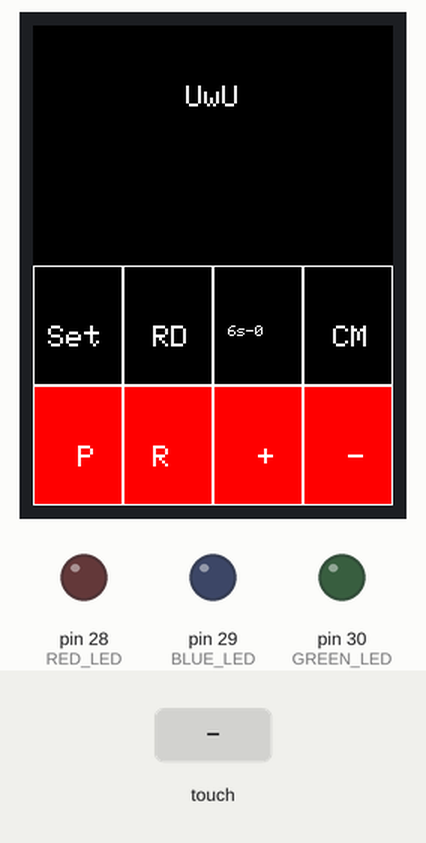
This sketch was run on a simulated Arduino Mega 2560, built with avr-gcc and run on an emulated ATmega2560. On the bench: 240×320 colour display, output pins drawn as LEDs (lit = HIGH). The test bench sets the inputs (shaded band).

Above: at 1.5 s.
1.6 s: touch panel pressed at 13 % / 10 % of its raw x / y range
At 2.7 s:
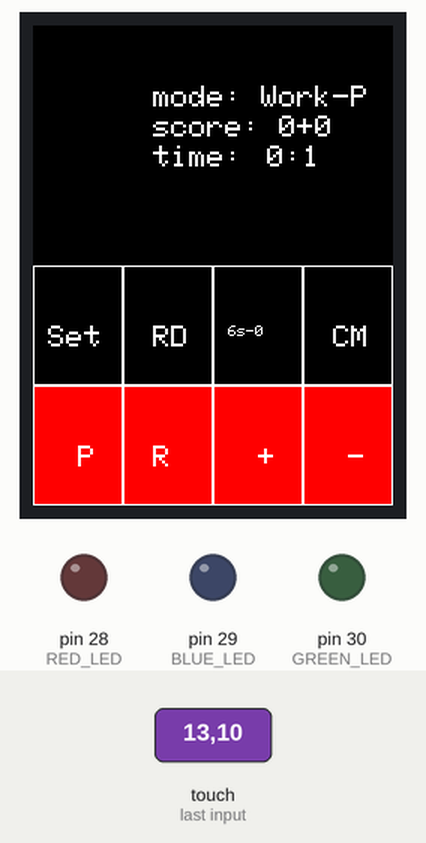
3.2 s: touch panel pressed at 62 % / 30 % of its raw x / y range
At 4.2 s:
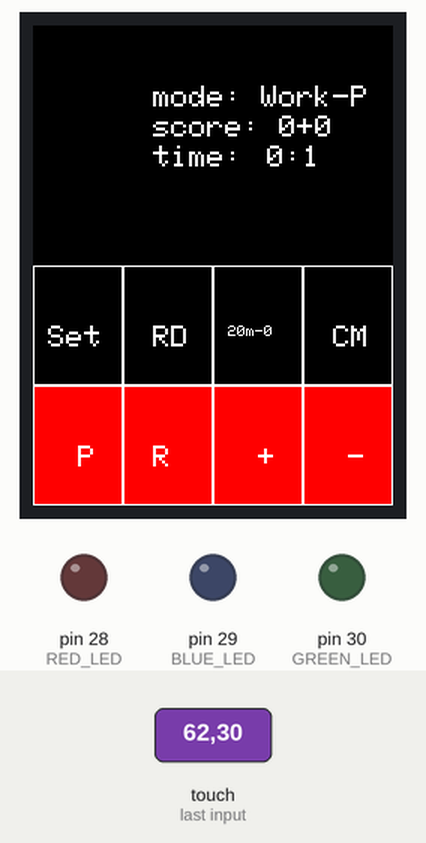
4.8 s: touch panel pressed at 87 % / 30 % of its raw x / y range
At 5.9 s:
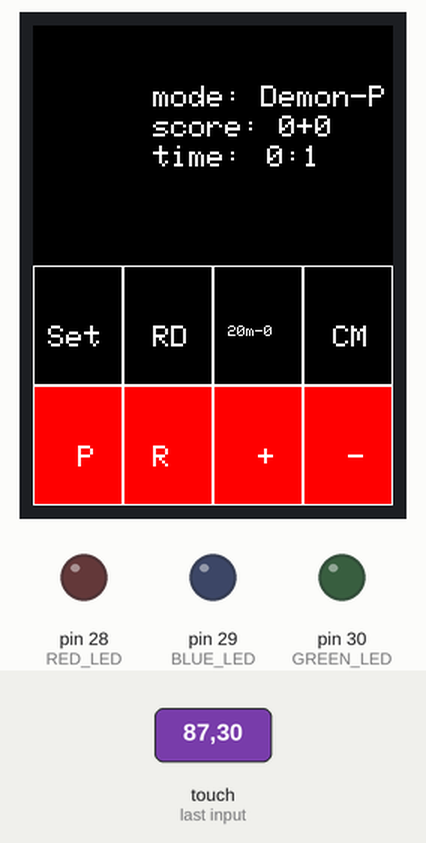
6.5 s: touch panel pressed at 62 % / 50 % of its raw x / y range
8.2 s: touch panel pressed at 87 % / 50 % of its raw x / y range
At 8.31 s:
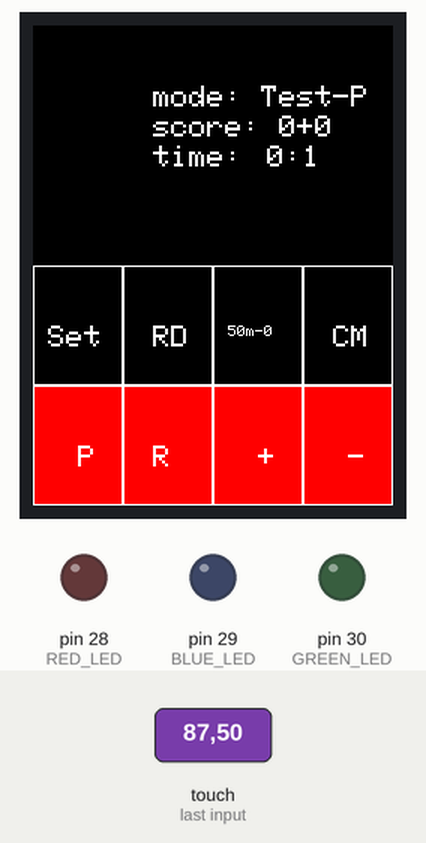
9.8 s: touch panel pressed at 87 % / 30 % of its raw x / y range
At 9.91 s:
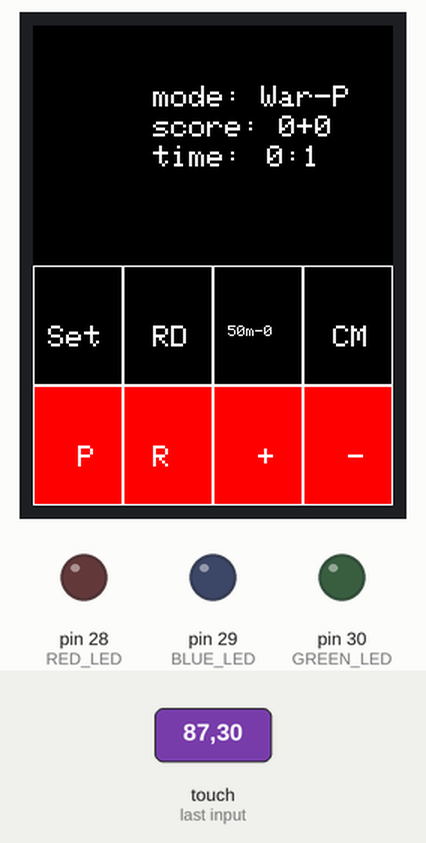
Timing chart, 0 to 12.4 s (numbered marks = the images above; inputs shaded):
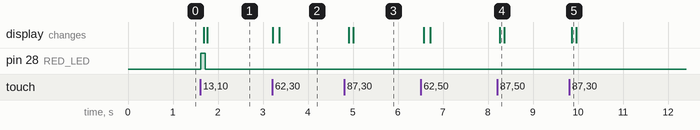

The sketch:

pomodoro-personalized.ino
```cpp
#include <Elegoo_GFX.h>    // Core graphics library
#include <Elegoo_TFTLCD.h> // Hardware-specific library
#include <TouchScreen.h>   // Touch Support
#include <TimerOne.h>

//SETTINGS
const int TIME_WORK = 1;
const int TIME_BREAK = 5;
const int TIME_SET = 20;

#define TS_MINX 920
#define TS_MINY 120
#define TS_MAXX 150
#define TS_MAXY 940
#define YP A3 // must be an analog pin, use "An" notation!
#define XM A2 // must be an analog pin, use "An" notation!
#define YM 9  // can be a digital pin
#define XP 8  // can be a digital pin

TouchScreen ts = TouchScreen(XP, YP, XM, YM, 300);

#define HEIGHT 300
#define WIDTH 240

// macros for color (16 bit)
#define BLACK 0x0000
#define BLUE 0x001F
#define RED 0xF800
#define GREEN 0x07E0
#define CYAN 0x07FF
#define MAGENTA 0xF81F
#define YELLOW 0xFFE0
#define WHITE 0xFFFF

#define LCD_CS A3    // Chip Select goes to Analog 3
#define LCD_CD A2    // Command/Data goes to Analog 2
#define LCD_WR A1    // LCD Write goes to Analog 1
#define LCD_RD A0    // LCD Read goes to Analog 0
#define LCD_RESET A4 // Can alternately just connect to Arduino's reset pin

Elegoo_TFTLCD tft(LCD_CS, LCD_CD, LCD_WR, LCD_RD, LCD_RESET);

unsigned long startMillis; //some global variables available anywhere in the program
unsigned long currentMillis;

#define MODE_WORK 0
#define MODE_BREAK 1
#define MODE_PAUSE 2

#define RED_LED 28
#define BLUE_LED 29
#define GREEN_LED 30

class SetType
{
public:
    double time_minutes;
    String name;
    int timesCompleted = 0;
    SetType(double inTime, String inName)
    {
        time_minutes = inTime;
        name = inName;
    }

    long getTimeInSeconds()
    {
        return time_minutes * 60;
    }

    void completeSetOnce()
    {
        timesCompleted = timesCompleted + 1;
    }

    void reset()
    {
        timesCompleted = 0;
    }
    String getNameComplete()
    {
        return name + "-" + (String)timesCompleted;
    }
};

class ModeType
{
public:
    String name = "Untitled";
    double time_segs = 25 * 60;
    double reward = 1;
    int color = RED;
    double breaktime_segs = 5 * 60;
    int break_color = GREEN;

    ModeType(String namein, double time_segsin, double rewardin, double breaktime_segsin)
    {
        name = namein;
        time_segs = time_segsin;
        reward = rewardin;
        breaktime_segs = breaktime_segsin;
    }
    double getTimeInMinutes()
    {
        return time_segs / 60;
    }
};

class MetaData
{       // The class
public: // Access specifier
    long time_segs, time_ms;
    long set_segs;
    long totalTimeElapsedToday = 0;
    int mode_current;
    int mode_last;
    int set_status;
    int score = 0, scoreAbs = 0;
    int setIndex = 0;

    int currentModeTypeIndex;

    // Dynamic
    int set_types_sizes = 4;
    SetType set_types[4]{{.1, "6s"}, {20, "20m"}, {50, "50m"}, {100, "100m"}};
    ModeType mode_types[4]{
        {"Work", 25 * 60, 1, 5 * 60}, {"War", 50 * 60, 3, 10 * 60}, {"Demon", 60 * 60, 4, 0 * 60}, {"Test", 10, 1, 10}};

    Metadata()
    {
        init();
        currentModeTypeIndex = 0;
    }

    void nextModeType()
    {
        currentModeTypeIndex++;
        if (currentModeTypeIndex >= set_types_sizes)
        {
            currentModeTypeIndex = 0;
        }
    }

    int getCurrentModeTimeInSeconds()
    {
        return (int)getCurrentMode().time_segs;
    }

    int getCurrentModeBreakTimeInSeconds()
    {
        return (int)getCurrentMode().breaktime_segs;
    }

    ModeType getCurrentMode()
    {
        return mode_types[currentModeTypeIndex];
    }

    void changeModeType()
    {
        nextModeType();
        // time_segs = 0;
        // time_ms
    }

    void nextSetType()
    {
        setIndex++;
        if (setIndex >= set_types_sizes)
        {
            setIndex = 0;
        }
    }

    SetType getCurrentSet()
    {
        return set_types[setIndex];
    }

    void completeCurrentSet()
    {
        set_types[setIndex].completeSetOnce();
    }

    void resetSets()
    {
        //Iterate every set and reset them
        for (int i = 0; i < set_types_sizes; i++)
        {
            set_types[i].reset();
        }
    }

    void init()
    {
        mode_current = MODE_PAUSE;
        mode_last = MODE_WORK;
        set_status = MODE_PAUSE;
        time_segs = 0;
        time_ms = 1490;
        set_segs = 0;
        score = 0;
        scoreAbs = 0;
        resetSets();
    }

    void toggleSetType()
    {
        if (set_status == MODE_WORK)
        {
            set_status = MODE_BREAK;
            set_segs = 0;
        }
        else
        {
            set_segs = getCurrentSet().getTimeInSeconds();
            set_status = MODE_WORK;
        }
    }
};

MetaData metadata;

void setup()
{

    pinMode(GREEN_LED, OUTPUT);
    pinMode(RED_LED, OUTPUT);
    pinMode(BLUE_LED, OUTPUT);
    metadata = MetaData();
    resetDay();
    //  metadata.time_segs = 1480;

    //Timer One     
    Timer1.initialize(1000);          // siendo el tiempo 1000 = 1 milisegundo
    Timer1.attachInterrupt(timerOne); //siendo timer el nombre de la funcion que se va a crear

    Serial.begin(9600);

    tft.reset();       // Reset LCD
    tft.begin(0x9341); // Initialise LCD
    fillScreen();

    startMillis = millis(); //initial start time
}

void loop()
{

    currentMillis = millis();               //get the current "time" (actually the number of milliseconds since the program started)
    if (currentMillis - startMillis >= 100) //test whether the period has elapsed
    {
        iterateEvery100Milis();
        startMillis = currentMillis; //IMPORTANT to save the start time of the current LED state.
    }
}

void turnLedsOff()
{
    digitalWrite(RED_LED, LOW);
    digitalWrite(BLUE_LED, LOW);
    digitalWrite(GREEN_LED, LOW);
}

void turnRed()
{
    turnLedsOff();
    digitalWrite(RED_LED, HIGH);
}

void turnBlue()
{
    turnLedsOff();
    digitalWrite(BLUE_LED, HIGH);
}

void turnGreen()
{
    turnLedsOff();
    digitalWrite(GREEN_LED, HIGH);
}

void turnLedsDependingState()
{
    turnLedsOff();
    switch (metadata.mode_current)
    {
    case MODE_WORK:
        turnRed();
        break;
    case MODE_BREAK:
        turnGreen();
        break;
    case MODE_PAUSE:

        break;
    }
    if (metadata.set_status == MODE_WORK)
    {
        turnBlue();
    }
}

void machineGeneral()
{
    switch (metadata.mode_current)
    {
    case MODE_WORK:
        break;
    case MODE_BREAK:
        break;
    case MODE_PAUSE:
        break;
    }
}
void iterateEverySecond()
{
    processIfTimeOut();
    reloadTimeOnly();

}

void reloadScreen(){
    reloadDataScreen();
    showButtons();
}

void reloadDataScreen()
{
    turnLedsDependingState();
    fillTextOnlyBlack();
    printTime();
    printTimeSet();
    printscore();
    printMode();
}

void addscore(int amount)
{
    metadata.score += amount;
    reloadDataScreen();
}

void iterateEvery100Milis()
{

    machineGeneral();

    TSPoint p = ts.getPoint();

    boolean led_state = false;

    //  tft.drawRect( 0, 240, btnsWidth, 80, WHITE);
    //  tft.drawRect( btnsWidth, 240, btnsWidth, 80, WHITE);
    //  tft.drawRect( btnsWidth * 2, 240, btnsWidth, 80, WHITE);
    //  tft.drawRect( btnsWidth * 3, 240, btnsWidth, 80, WHITE);

    //   ### BUTTON PRESS
    int btnsWidth = 240 / 4;

    if (p.z > 10 && p.z < 1000)
    {
        p.x = map(p.x, TS_MINX, TS_MAXX, tft.width(), 0);
        p.y = map(p.y, TS_MINY, TS_MAXY, tft.height(), 0);
        if (p.x > 0 && p.x < 240)
        {
            if (p.y > 240 && p.y < 320)
            {
                if (p.x > 0 && p.x < btnsWidth)
                {
                    playPressed();
                }
                else if (p.x > btnsWidth && p.x < 2 * btnsWidth)
                {
                    resetPressed();
                }
                else if (p.x > 2 * btnsWidth && p.x < 3 * btnsWidth)
                {
                    plusPressed();
                }
                else if (p.x > 3 * btnsWidth && p.x < 4 * btnsWidth)
                {
                    minusPressed();
                }
            }

            if (p.y > 160 && p.y < 240)
            {
                if (p.x > 0 && p.x < btnsWidth)
                {
                    playSetPressed();
                }
                else if (p.x > btnsWidth && p.x < 2 * btnsWidth)
                {
                    resetDay();
                }
                else if (p.x > 2 * btnsWidth && p.x < 3 * btnsWidth)
                {
                    changeSetPressed();
                }
                else if (p.x > 3 * btnsWidth && p.x < 4 * btnsWidth)
                {
                    modeTypePressed();
                }
            }
        }
    }
}

void playPressed()
{
    //if it is work will be geting work, paused to is the normal and so.
    int mode_hold = metadata.mode_current;
    switch (metadata.mode_current)
    {
    case MODE_WORK:

        metadata.mode_current = MODE_PAUSE;
        break;

    case MODE_BREAK:

        metadata.mode_current = MODE_PAUSE;
        break;

    case MODE_PAUSE:
        metadata.mode_current = metadata.mode_last;
        break;
    default:
        break;
    }

    metadata.mode_last = mode_hold;
    reloadScreen();
}

void playSetPressed()
{

    metadata.toggleSetType();

    reloadDataScreen();
}

void changeSetPressed()
{
    metadata.nextSetType();
    fillScreen();
    reloadDataScreen();
}

void resetPressed()
{
    if (metadata.mode_current == MODE_BREAK)
    {
        metadata.time_segs = metadata.getCurrentModeBreakTimeInSeconds();
        return;
    }
    resetTimer();
}

void resetTimer()
{
    metadata.time_segs = 0;
    reloadDataScreen();
}

void plusPressed()
{
    if (metadata.mode_current == MODE_BREAK)
    {
        metadata.scoreAbs += 1;
        metadata.time_segs = metadata.getCurrentModeBreakTimeInSeconds();

    }else{
      addscore(1);
    }

    reloadDataScreen();
}
void minusPressed()
{
    addscore(-1);
    reloadDataScreen();
}

void modeTypePressed()
{
    metadata.changeModeType();
    reloadDataScreen();
}

void printTime()
{
    pinMode(XM, OUTPUT);
    pinMode(YP, OUTPUT);


    tft.setTextColor(WHITE);
    tft.setTextSize(2);
    tft.setCursor((240 / 3), 80);
    String message = "time: " ;
    tft.println(message);
    printTimeText();
}

void fillTextOnlyBlack(){

    pinMode(XM, OUTPUT);
    pinMode(YP, OUTPUT);
    tft.fillRect(0, 0, 240, 240 - 80, BLACK);
}

void reloadTimeOnly()
{

    pinMode(XM, OUTPUT);
    pinMode(YP, OUTPUT);
    tft.fillRect(WIDTH*2/3-4, 240*1/3, WIDTH/4+10, 50, BLACK);
    printTimeText();
    printTimeSet();


}

void printTimeText(){
    tft.setTextColor(WHITE);
    tft.setTextSize(2);
    tft.setCursor((240 / 3)+40, 80);
    String message = "   " + (String)((int)metadata.time_segs / 60) + ":" + ((String)((int)metadata.time_segs % 60));
    tft.println(message);
}

void printTimeSet()
{
    pinMode(XM, OUTPUT);
    pinMode(YP, OUTPUT);

    tft.setTextColor(WHITE);
    tft.setTextSize(2);
    tft.setCursor((240 / 3), 100);
    if (metadata.set_status == MODE_WORK)
    {
        String message = metadata.getCurrentSet().getNameComplete() + (String)(int)metadata.getCurrentSet().timesCompleted + " " + (String)((int)metadata.set_segs / 60) + ":" + ((String)((int)metadata.set_segs % 60));
        tft.println(message);
    }
}

void printscore()
{
    pinMode(XM, OUTPUT);
    pinMode(YP, OUTPUT);

    tft.setTextColor(WHITE);
    tft.setTextSize(2);
    tft.setCursor((240 / 3), 60);
    String message = "score: " + (String)metadata.score + "+" + (String)metadata.scoreAbs;
    tft.println(message);
}

void resetDay()
{
    metadata.init();
    reloadScreen();

}

void printMode()
{
    pinMode(XM, OUTPUT);
    pinMode(YP, OUTPUT);

    tft.setTextColor(WHITE);
    tft.setTextSize(2);
    tft.setCursor((240 / 3), 40);
    String message = "mode: ";
    String currentModeName = metadata.getCurrentMode().name;
    switch (metadata.mode_current)
    {
    case MODE_WORK:
        message = message + currentModeName;
        break;
    case MODE_BREAK:
        message = message + currentModeName + "-B";
        break;
    case MODE_PAUSE:
        message = message + currentModeName + "-P";
        break;
    }

    tft.println(message);
}

void fillScreen()
{
    pinMode(XM, OUTPUT);
    pinMode(YP, OUTPUT);
    tft.fillScreen(BLACK); // Black Background
    //tft.fillRect(0, 0, 240, 160, GREEN);    // Upper GREEN Rectange
    tft.fillRect(0, 240, 240, 160, RED); // Lower RED Rectange

    //draw all the different rects
    int btnsWidth = 240 / 4;
    tft.drawRect(0, 240, btnsWidth, 80, WHITE);
    tft.drawRect(btnsWidth, 240, btnsWidth, 80, WHITE);
    tft.drawRect(btnsWidth * 2, 240, btnsWidth, 80, WHITE);
    tft.drawRect(btnsWidth * 3, 240, btnsWidth, 80, WHITE);

    tft.setTextColor(WHITE); // Set Text Proporties
    tft.setTextSize(2);
    tft.setCursor((tft.width() / 2) - 18, 40);
    tft.println("UwU"); // Write Text on LCD
    showButtons();

}

void showButtons()
{

    pinMode(XM, OUTPUT);
    pinMode(YP, OUTPUT);

    int btnsWidth = 240 / 4;

    int height = 240 - 80;

    if (metadata.getCurrentSet().timesCompleted > 0)
    {

        tft.fillRect(btnsWidth * 2, height, btnsWidth, 80, YELLOW);
    }

    switch (metadata.mode_current)
    {
    case MODE_BREAK:

        tft.fillRect(0, 240, 240, 160, GREEN);

        break;
    case MODE_WORK:

        tft.fillRect(0, 240, 240, 160, RED);

        break;
    }

    //draw all the different rects
    tft.drawRect(0, 240, btnsWidth, 80, WHITE);
    tft.drawRect(btnsWidth, 240, btnsWidth, 80, WHITE);
    tft.drawRect(btnsWidth * 2, 240, btnsWidth, 80, WHITE);
    tft.drawRect(btnsWidth * 3, 240, btnsWidth, 80, WHITE);

    tft.setCursor(btnsWidth * 1 / 2, 240 + 80 / 2);
    tft.println("P");

    tft.setCursor(btnsWidth * 3 / 2 - 10, 240 + 80 / 2);

    tft.println(metadata.mode_current == MODE_BREAK ? "S" : "R");

    tft.setCursor(btnsWidth * 5 / 2, 240 + 80 / 2);
    tft.println("+");

    tft.setCursor(btnsWidth * 7 / 2, 240 + 80 / 2);
    tft.println("-");

    tft.drawRect(0, height, btnsWidth, 80, WHITE);
    tft.drawRect(btnsWidth, height, btnsWidth, 80, WHITE);
    tft.drawRect(btnsWidth * 2, height, btnsWidth, 80, WHITE);
    tft.drawRect(btnsWidth * 3, height, btnsWidth, 80, WHITE);

    tft.setCursor(btnsWidth * 1 / 2 - 20, 240 - 40);
    tft.println("Set");

    tft.setCursor(btnsWidth * 3 / 2 - 10, 240 - 40);
    tft.println("RD");

    tft.setCursor(btnsWidth * 7 / 2 - 10, 240 - 40);
    tft.println("CM");

    tft.setTextSize(1);
    tft.setCursor(btnsWidth * 5 / 2 - 20, 240 - 40);
    tft.println(metadata.getCurrentSet().getNameComplete());

    //
    //  tft.setCursor(btnsWidth * 5 / 2, 240 );
    //  tft.println("+");
    //
    //  tft.setCursor(btnsWidth * 7 / 2, 240 -40);
    //  tft.println("-");
}

void processIfTimeOut()
{
    switch (metadata.mode_current)
    {
    case MODE_BREAK:
        if (metadata.time_segs >= (metadata.getCurrentModeBreakTimeInSeconds()))
        {

            metadata.mode_current = MODE_WORK;
            switchModeUI();
        }
        break;
    case MODE_WORK:
        if (metadata.time_segs >= (metadata.getCurrentModeTimeInSeconds()))
        {

            addscore(metadata.getCurrentMode().reward);
            metadata.mode_current = MODE_BREAK;
            switchModeUI();
        }
        break;
    default:
        break;
    }

    if (metadata.set_segs <= 0 && metadata.set_status == MODE_WORK)
    {
        metadata.toggleSetType();
        metadata.completeCurrentSet();

        fillScreen();
        reloadDataScreen();
    }
}

void beep()
{
    //beep
}

void switchModeUI()
{
    resetTimer();
    beep();
    showButtons();
}

void timerOne(void)
{
    if (metadata.mode_current == MODE_PAUSE)
    {
        return;
    }
    metadata.time_ms = metadata.time_ms + 1;
    if (metadata.time_ms >= 1000)
    {
        iterateEverySecond();
        metadata.time_segs = metadata.time_segs + 1;
        metadata.time_ms = 0;
        if (metadata.set_status == MODE_WORK)
        {
            metadata.set_segs = metadata.set_segs - 1;
        }
    }
}
```

Measured:
- after the input at 1.6 s, pin 28 (RED_LED): LOW → HIGH at once, → LOW 0.10 s later; the display: first changes after 0.08 s (image 1 shows a later state)
- after the input at 3.2 s, the display: first changes at once (image 2 shows a later state)
- after the input at 4.8 s, the display: first changes after 0.11 s (image 3 shows a later state)
- after the input at 8.2 s, the display: changes after 0.06 s (image 4)
- after the input at 9.8 s, the display: changes after 0.06 s (image 5)
